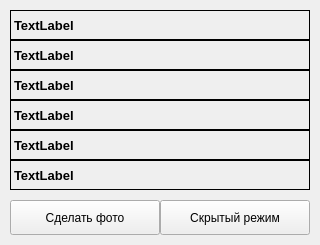
<?xml version="1.0" encoding="UTF-8"?>
<ui version="4.0">
 <class>MainWindow</class>
 <widget class="QMainWindow" name="MainWindow">
  <property name="geometry">
   <rect>
    <x>0</x>
    <y>0</y>
    <width>320</width>
    <height>245</height>
   </rect>
  </property>
  <property name="windowTitle">
   <string>Камера шпион</string>
  </property>
  <widget class="QWidget" name="centralwidget">
   <widget class="QLabel" name="deviceName">
    <property name="geometry">
     <rect>
      <x>10</x>
      <y>10</y>
      <width>300</width>
      <height>30</height>
     </rect>
    </property>
    <property name="font">
     <font>
      <pointsize>10</pointsize>
      <bold>true</bold>
     </font>
    </property>
    <property name="frameShape">
     <enum>QFrame::Shape::Box</enum>
    </property>
    <property name="text">
     <string>TextLabel</string>
    </property>
   </widget>
   <widget class="QLabel" name="vendorId">
    <property name="geometry">
     <rect>
      <x>10</x>
      <y>40</y>
      <width>300</width>
      <height>30</height>
     </rect>
    </property>
    <property name="font">
     <font>
      <pointsize>10</pointsize>
      <bold>true</bold>
     </font>
    </property>
    <property name="frameShape">
     <enum>QFrame::Shape::Box</enum>
    </property>
    <property name="text">
     <string>TextLabel</string>
    </property>
   </widget>
   <widget class="QLabel" name="deviceId">
    <property name="geometry">
     <rect>
      <x>10</x>
      <y>70</y>
      <width>300</width>
      <height>30</height>
     </rect>
    </property>
    <property name="font">
     <font>
      <pointsize>10</pointsize>
      <bold>true</bold>
     </font>
    </property>
    <property name="frameShape">
     <enum>QFrame::Shape::Box</enum>
    </property>
    <property name="text">
     <string>TextLabel</string>
    </property>
   </widget>
   <widget class="QLabel" name="sourceType">
    <property name="geometry">
     <rect>
      <x>10</x>
      <y>100</y>
      <width>300</width>
      <height>30</height>
     </rect>
    </property>
    <property name="font">
     <font>
      <pointsize>10</pointsize>
      <bold>true</bold>
     </font>
    </property>
    <property name="frameShape">
     <enum>QFrame::Shape::Box</enum>
    </property>
    <property name="text">
     <string>TextLabel</string>
    </property>
   </widget>
   <widget class="QLabel" name="deviceCategory">
    <property name="geometry">
     <rect>
      <x>10</x>
      <y>130</y>
      <width>300</width>
      <height>30</height>
     </rect>
    </property>
    <property name="font">
     <font>
      <pointsize>10</pointsize>
      <bold>true</bold>
     </font>
    </property>
    <property name="frameShape">
     <enum>QFrame::Shape::Box</enum>
    </property>
    <property name="text">
     <string>TextLabel</string>
    </property>
   </widget>
   <widget class="QLabel" name="deviceSize">
    <property name="geometry">
     <rect>
      <x>10</x>
      <y>160</y>
      <width>300</width>
      <height>30</height>
     </rect>
    </property>
    <property name="font">
     <font>
      <pointsize>10</pointsize>
      <bold>true</bold>
     </font>
    </property>
    <property name="frameShape">
     <enum>QFrame::Shape::Box</enum>
    </property>
    <property name="text">
     <string>TextLabel</string>
    </property>
   </widget>
   <widget class="QPushButton" name="photoButton">
    <property name="geometry">
     <rect>
      <x>10</x>
      <y>200</y>
      <width>150</width>
      <height>35</height>
     </rect>
    </property>
    <property name="text">
     <string>Сделать фото</string>
    </property>
   </widget>
   <widget class="QPushButton" name="spyButton">
    <property name="geometry">
     <rect>
      <x>160</x>
      <y>200</y>
      <width>150</width>
      <height>35</height>
     </rect>
    </property>
    <property name="text">
     <string>Скрытый режим</string>
    </property>
   </widget>
  </widget>
 </widget>
 <resources/>
 <connections/>
</ui>
